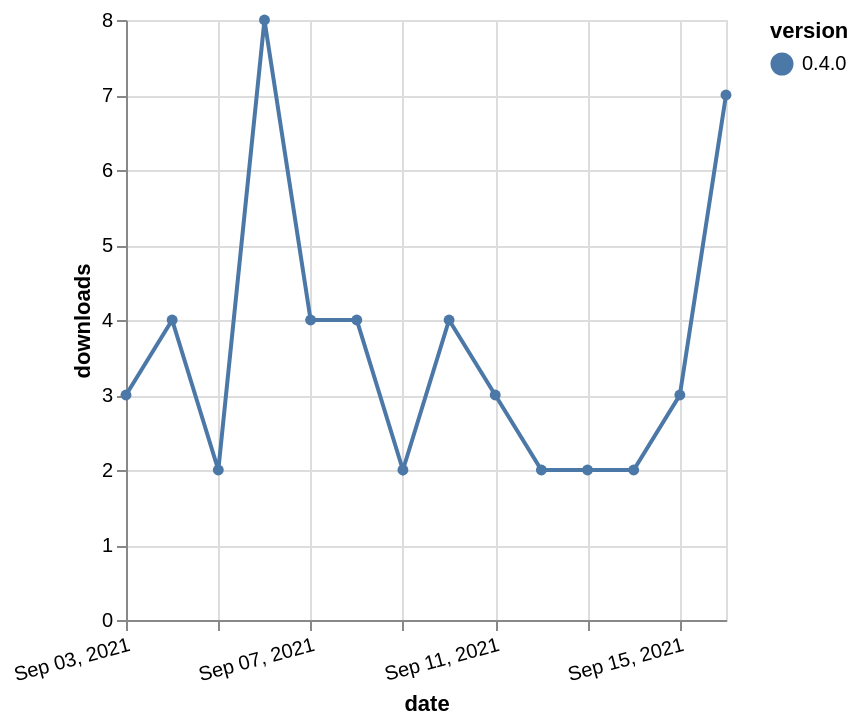

Write a Vega-Lite specification for this figure.
### Vega-Lite specification from a JSON file in a GitHub repository (floating-point values rounded to 4 significant figures)
{"$schema": "https://vega.github.io/schema/vega-lite/v5.json", "description": "A simple bar chart with embedded data.", "data": {"values": [{"date": "2021-09-03", "total": 4164, "delta": 3, "version": "0.4.0"}, {"date": "2021-09-04", "total": 4168, "delta": 4, "version": "0.4.0"}, {"date": "2021-09-05", "total": 4170, "delta": 2, "version": "0.4.0"}, {"date": "2021-09-06", "total": 4178, "delta": 8, "version": "0.4.0"}, {"date": "2021-09-07", "total": 4182, "delta": 4, "version": "0.4.0"}, {"date": "2021-09-08", "total": 4186, "delta": 4, "version": "0.4.0"}, {"date": "2021-09-09", "total": 4188, "delta": 2, "version": "0.4.0"}, {"date": "2021-09-10", "total": 4192, "delta": 4, "version": "0.4.0"}, {"date": "2021-09-11", "total": 4195, "delta": 3, "version": "0.4.0"}, {"date": "2021-09-12", "total": 4197, "delta": 2, "version": "0.4.0"}, {"date": "2021-09-13", "total": 4199, "delta": 2, "version": "0.4.0"}, {"date": "2021-09-14", "total": 4201, "delta": 2, "version": "0.4.0"}, {"date": "2021-09-15", "total": 4204, "delta": 3, "version": "0.4.0"}, {"date": "2021-09-16", "total": 4211, "delta": 7, "version": "0.4.0"}]}, "width": "container", "mark": {"type": "line", "point": {"filled": true}}, "encoding": {"x": {"field": "date", "type": "temporal", "timeUnit": "yearmonthdate", "title": "date", "axis": {"labelAngle": -15}}, "y": {"field": "delta", "type": "quantitative", "title": "downloads"}, "color": {"field": "version", "type": "nominal"}, "tooltip": {"field": "delta"}}}
